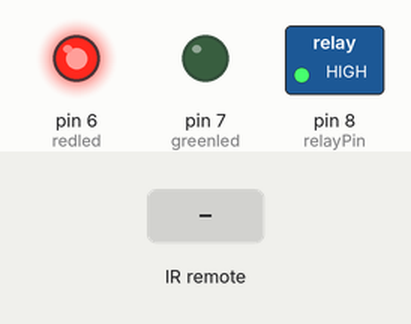
Simulated run of this sketch. Board: Arduino Uno, built with avr-gcc and run on an emulated ATmega328P. On the bench: switched loads named in the sketch (green lamp = pin HIGH), output pins drawn as LEDs (lit = HIGH). The inputs (shaded band) are chosen by the test bench.

Above: at 1.2 s.
1.3 s: infrared code 0xA90 received
At 2.4 s:
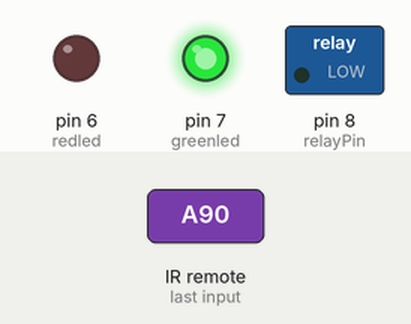
Timing chart, 0 to 4.3 s (numbered marks = the images above; inputs shaded):
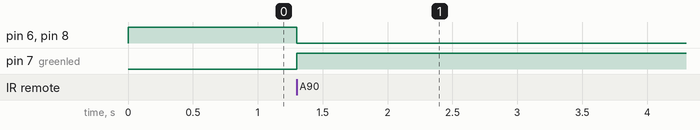

Measured:
- after the input at 1.3 s, pin 6 (redled), pin 8 (relayPin): HIGH → LOW at once; pin 7 (greenled): LOW → HIGH at once

The sketch:

IRremote_Relay.ino
```cpp
#include <IRremote.h>

const int relayPin = 8;
const int RECV_PIN = 11;
boolean relayIsOn = false;
const int redled = 6;
const int greenled = 7;

IRrecv irrecv(RECV_PIN);
decode_results results;

void setup() {
  irrecv.enableIRIn();
  irrecv.blink13(true);

  pinMode (redled, OUTPUT); pinMode (greenled, OUTPUT);
  pinMode(relayPin, OUTPUT);
  digitalWrite(relayPin, HIGH); digitalWrite(redled, HIGH); digitalWrite(greenled, LOW);
}

void loop() {
  if (irrecv.decode(&results)) {

    switch (results.value) {
      case 2704:
        relayOnOff(); break;
    }
    irrecv.resume();
  }
}

void relayOnOff() {
  if (relayIsOn) {
    digitalWrite(relayPin, HIGH);
    relayIsOn = false;
    digitalWrite(redled, HIGH); digitalWrite(greenled, LOW);
  }
  else {
    digitalWrite(relayPin, LOW);
    relayIsOn = true;
    digitalWrite(redled, LOW); digitalWrite(greenled, HIGH);
  }
  delay(250);
}
```
